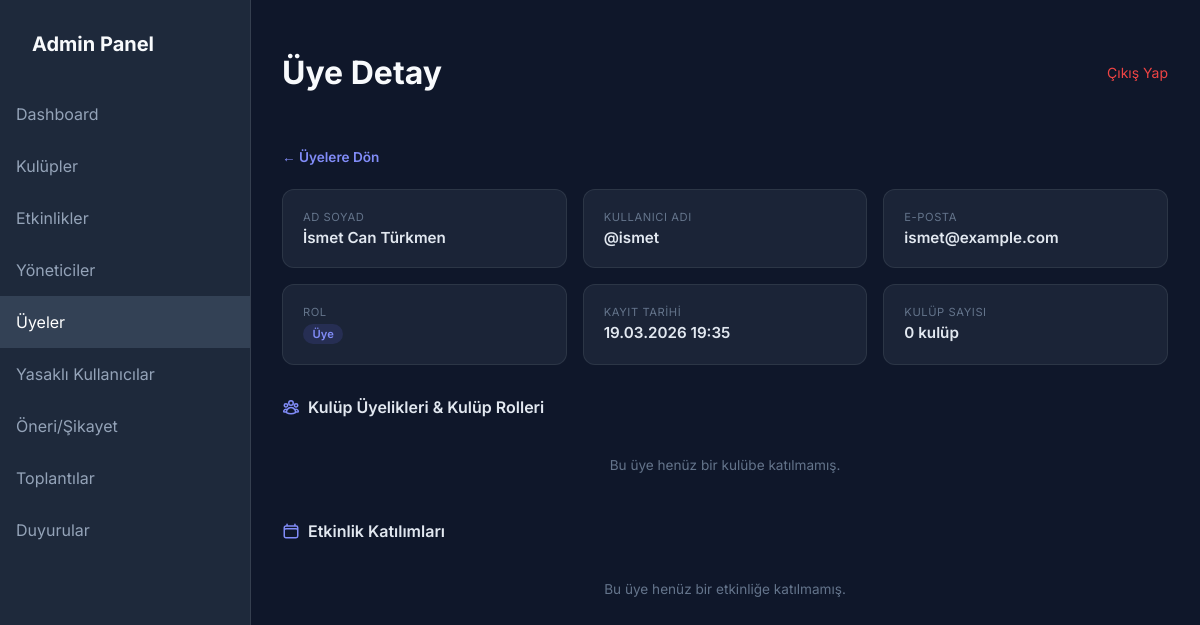
/admin/uye/uye_detay.php?id=1 (signed in), run on an earlier commit of the app's database.
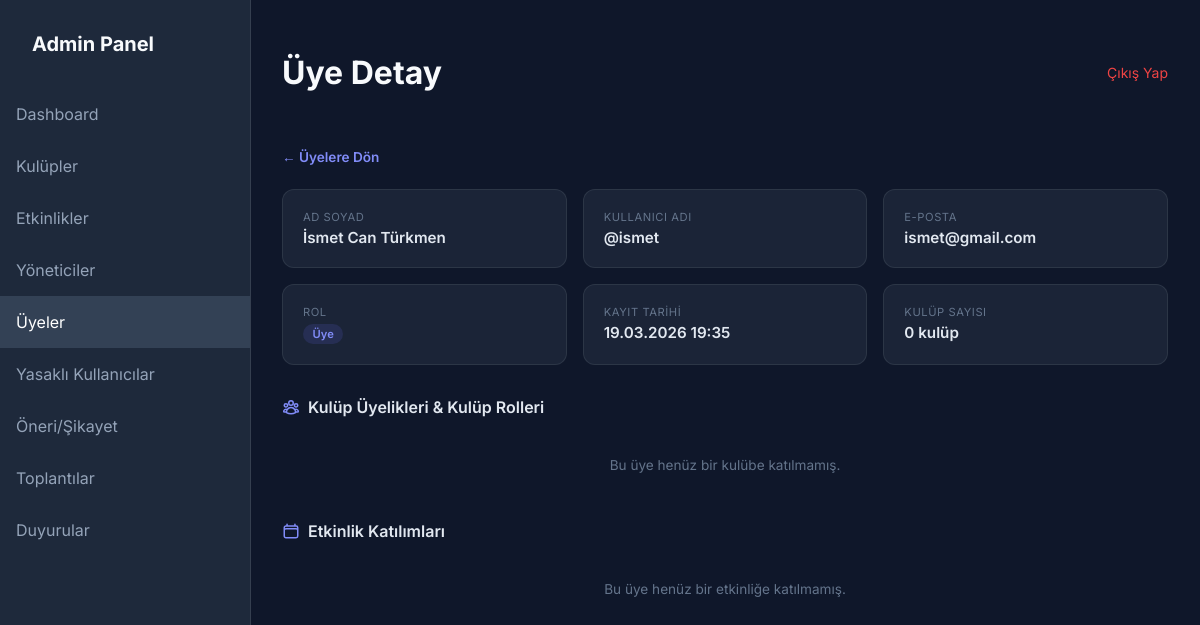
And on a later commit of the database.
### tables this page shows
CREATE TABLE IF NOT EXISTS kullanicilar (
    id INT AUTO_INCREMENT PRIMARY KEY,
    ad VARCHAR(50) NOT NULL,
    soyad VARCHAR(50) NOT NULL,
    kullanici_adi VARCHAR(50) NOT NULL UNIQUE,
    sifre VARCHAR(255) NOT NULL,
    eposta VARCHAR(100) NOT NULL UNIQUE,
    cinsiyet ENUM('Erkek','Kadin') NOT NULL,
    rol ENUM('Admin','Yetkili','Organizatör','Üye') DEFAULT 'Üye',
    durum ENUM('Aktif', 'Yasakli') DEFAULT 'Aktif',
    gizli_eposta TINYINT(1) DEFAULT 0,
    gizli_kulupler TINYINT(1) DEFAULT 0,
    gizli_etkinlikler TINYINT(1) DEFAULT 0,
    gizli_cinsiyet TINYINT(1) DEFAULT 0,
    kayit_tarihi DATETIME DEFAULT CURRENT_TIMESTAMP
);

### admin/uye/uye_detay.php (the view, shortened to what this page needs)
<?php
require_once '../header.php';
$uye_id = (int)($_GET['id'] ?? 0);
$stmt = $db->prepare("SELECT * FROM kullanicilar WHERE id = ?");
$stmt->execute([$uye_id]);
$uye = $stmt->fetch();
$stmt = $db->prepare("SELECT ku.*, k.ad as kulup_adi FROM kulup_uyelikleri ku JOIN kulupler k ON ku.kulup_id = k.id WHERE ku.kullanici_id = ? ORDER BY ku.katilma_tarihi DESC");
$stmt->execute([$uye_id]);
$kulupler = $stmt->fetchAll();
$stmt = $db->prepare("SELECT ek.*, e.baslik, e.tarih, e.konum FROM etkinlik_katilimlari ek JOIN etkinlikler e ON ek.etkinlik_id = e.id WHERE ek.kullanici_id = ? ORDER BY e.tarih DESC");
$stmt->execute([$uye_id]);
$etkinlikler = $stmt->fetchAll();
$rol_renkleri = [
    'Admin' => '#f87171', 'Yetkili' => '#fbbf24', 'Organizatör' => '#22d3ee', 'Üye' => '#818cf8',
];
?>
<a href="uyeler.php" class="back-link">← Üyelere Dön</a>
<div class="info-grid">
    <div class="info-card">
        <div class="label">Ad Soyad</div>
        <div class="value"><?php echo htmlspecialchars($uye['ad'] . ' ' . $uye['soyad']); ?></div>
    </div>
    <div class="info-card">
        <div class="label">Kullanıcı Adı</div>
        <div class="value">@<?php echo htmlspecialchars($uye['kullanici_adi']); ?></div>
    </div>
    <div class="info-card">
        <div class="label">E-posta</div>
        <div class="value"><?php echo htmlspecialchars($uye['eposta']); ?></div>
    </div>
    <div class="info-card">
        <div class="label">Rol</div>
        <div class="value"><span class="role-badge" style="background:rgba(99,102,241,0.15);color:<?php echo $rol_renkleri[$uye['rol']] ?? '#818cf8'; ?>;"><?php echo htmlspecialchars($uye['rol']); ?></span></div>
    </div>
    <div class="info-card">
        <div class="label">Kayıt Tarihi</div>
        <div class="value"><?php echo date('d.m.Y H:i', strtotime($uye['kayit_tarihi'])); ?></div>
    </div>
    <div class="info-card">
        <div class="label">Kulüp Sayısı</div>
        <div class="value"><?php echo count($kulupler); ?> kulüp</div>
    </div>
</div>
<h3 class="sub-title">
    Kulüp Üyelikleri & Kulüp Rolleri
</h3>
<?php if (!empty($kulupler)): ?>
<div class="table-container">
    <table>
        <thead>
            <tr>
                <th>Kulüp</th>
                <th>Katılma Tarihi</th>
                <th>Kulüp Rolü</th>
                <th>İşlem</th>
            </tr>
        </thead>
        <tbody>
            <?php foreach ($kulupler as $k): ?>
            <tr>
                <td><?php echo htmlspecialchars($k['kulup_adi']); ?></td>
                <td><?php echo date('d.m.Y', strtotime($k['katilma_tarihi'])); ?></td>
                <td>
                    <form method="POST" style="display:flex;gap:0.5rem;align-items:center;">
                        <input type="hidden" name="uyelik_id" value="<?php echo $k['id']; ?>">
                        <select name="kulup_rol" class="role-select">
                            <?php foreach (['Yönetici','Başkan','Başkan Yardımcısı','Üye'] as $r): ?>
                                <option value="<?php echo $r; ?>" <?php echo $k['kulup_rol'] === $r ? 'selected' : ''; ?>><?php echo $r; ?></option>
                            <?php endforeach; ?>
                        </select>
                        <button type="submit" name="kulup_rol_guncelle" value="1" class="btn-save">Kaydet</button>
                    </form>
                </td>
                <td>
                    <div class="action-btns">
                        <a href="javascript:void(0);" class="btn-sm btn-danger" onclick="confirmAction('?id=<?php echo $uye_id; ?>&sil_uyelik=<?php echo $k['id']; ?>', 'Kulüpten Çıkar', 'Bu üyeyi kulüpten çıkarmak istediğinize emin misiniz?', 'warning', 'Evet, Çıkar', 'Vazgeç')">Çıkar</a>
                    </div>
                </td>
            </tr>
            <?php endforeach; ?>
        </tbody>
    </table>
</div>
<?php else: ?>
    <div style="text-align:center;padding:1.5rem;color:#64748b;font-size:0.85rem;">Bu üye henüz bir kulübe katılmamış.</div>
<?php endif; ?>
<h3 class="sub-title">
    Etkinlik Katılımları
</h3>
<?php if (!empty($etkinlikler)): ?>
<div class="table-container">
    <table>
        <thead>
            <tr>
                <th>Etkinlik</th>
                <th>Tarih</th>
                <th>Konum</th>
                <th>Katılma Tarihi</th>
            </tr>
        </thead>
        <tbody>
            <?php foreach ($etkinlikler as $e): ?>
            <tr>
                <td><?php echo htmlspecialchars($e['baslik']); ?></td>
                <td><?php echo date('d.m.Y H:i', strtotime($e['tarih'])); ?></td>
                <td><?php echo htmlspecialchars($e['konum'] ?? 'Belirtilmedi'); ?></td>
                <td><?php echo date('d.m.Y', strtotime($e['katilma_tarihi'])); ?></td>
            </tr>
            <?php endforeach; ?>
        </tbody>
    </table>
</div>
<?php else: ?>
    <div style="text-align:center;padding:1.5rem;color:#64748b;font-size:0.85rem;">Bu üye henüz bir etkinliğe katılmamış.</div>
<?php endif; ?>
<?php require_once '../footer.php'; ?>

What changed in the data, as far as the page shows it:
changed kullanicilar "İsmet Can Türkmen": eposta "ismet@example.com" → "ismet@gmail.com"
